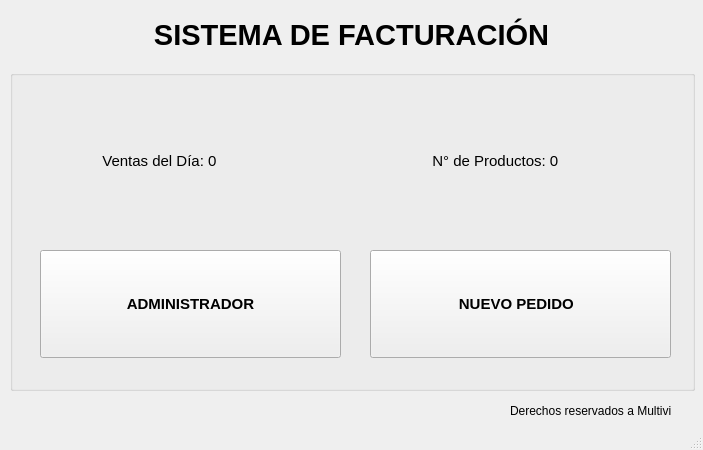
<?xml version="1.0" encoding="UTF-8"?>
<ui version="4.0">
 <class>MainWindow</class>
 <widget class="QMainWindow" name="MainWindow">
  <property name="geometry">
   <rect>
    <x>0</x>
    <y>0</y>
    <width>703</width>
    <height>450</height>
   </rect>
  </property>
  <property name="minimumSize">
   <size>
    <width>703</width>
    <height>450</height>
   </size>
  </property>
  <property name="maximumSize">
   <size>
    <width>703</width>
    <height>450</height>
   </size>
  </property>
  <property name="windowTitle">
   <string>SISTEMA DE FACTURACIÓN</string>
  </property>
  <property name="windowIcon">
   <iconset>
    <normaloff>img/factura.png</normaloff>img/factura.png</iconset>
  </property>
  <property name="unifiedTitleAndToolBarOnMac">
   <bool>false</bool>
  </property>
  <widget class="QWidget" name="centralwidget">
   <widget class="QGroupBox" name="groupBox">
    <property name="geometry">
     <rect>
      <x>10</x>
      <y>70</y>
      <width>685</width>
      <height>321</height>
     </rect>
    </property>
    <property name="font">
     <font>
      <pointsize>11</pointsize>
      <weight>75</weight>
      <bold>true</bold>
     </font>
    </property>
    <property name="title">
     <string/>
    </property>
    <widget class="QLabel" name="label_3">
     <property name="geometry">
      <rect>
       <x>20</x>
       <y>50</y>
       <width>71</width>
       <height>71</height>
      </rect>
     </property>
     <property name="text">
      <string/>
     </property>
     <property name="pixmap">
      <pixmap>img/carrito.png</pixmap>
     </property>
     <property name="scaledContents">
      <bool>true</bool>
     </property>
    </widget>
    <widget class="QLabel" name="label_4">
     <property name="geometry">
      <rect>
       <x>350</x>
       <y>50</y>
       <width>71</width>
       <height>71</height>
      </rect>
     </property>
     <property name="text">
      <string/>
     </property>
     <property name="pixmap">
      <pixmap>img/prod.png</pixmap>
     </property>
     <property name="scaledContents">
      <bool>true</bool>
     </property>
    </widget>
    <widget class="QLabel" name="lb_vr">
     <property name="geometry">
      <rect>
       <x>30</x>
       <y>40</y>
       <width>301</width>
       <height>101</height>
      </rect>
     </property>
     <property name="font">
      <font>
       <pointsize>11</pointsize>
       <weight>50</weight>
       <bold>false</bold>
      </font>
     </property>
     <property name="text">
      <string>               Ventas del Día: 0</string>
     </property>
    </widget>
    <widget class="QLabel" name="lb_p">
     <property name="geometry">
      <rect>
       <x>360</x>
       <y>40</y>
       <width>301</width>
       <height>101</height>
      </rect>
     </property>
     <property name="font">
      <font>
       <pointsize>11</pointsize>
       <weight>50</weight>
       <bold>false</bold>
      </font>
     </property>
     <property name="text">
      <string>               N° de Productos: 0</string>
     </property>
    </widget>
    <widget class="QPushButton" name="btn_admi">
     <property name="geometry">
      <rect>
       <x>30</x>
       <y>180</y>
       <width>301</width>
       <height>108</height>
      </rect>
     </property>
     <property name="font">
      <font>
       <pointsize>11</pointsize>
      </font>
     </property>
     <property name="cursor">
      <cursorShape>PointingHandCursor</cursorShape>
     </property>
     <property name="text">
      <string>ADMINISTRADOR</string>
     </property>
     <property name="icon">
      <iconset>
       <normaloff>icons/admin.png</normaloff>icons/admin.png</iconset>
     </property>
     <property name="iconSize">
      <size>
       <width>100</width>
       <height>100</height>
      </size>
     </property>
     <property name="checkable">
      <bool>false</bool>
     </property>
    </widget>
    <widget class="QPushButton" name="btn_pedido">
     <property name="geometry">
      <rect>
       <x>360</x>
       <y>180</y>
       <width>301</width>
       <height>108</height>
      </rect>
     </property>
     <property name="font">
      <font>
       <pointsize>11</pointsize>
      </font>
     </property>
     <property name="cursor">
      <cursorShape>PointingHandCursor</cursorShape>
     </property>
     <property name="text">
      <string>NUEVO PEDIDO  </string>
     </property>
     <property name="icon">
      <iconset>
       <normaloff>img/pedido.png</normaloff>img/pedido.png</iconset>
     </property>
     <property name="iconSize">
      <size>
       <width>100</width>
       <height>100</height>
      </size>
     </property>
    </widget>
    <zorder>lb_p</zorder>
    <zorder>label_4</zorder>
    <zorder>lb_vr</zorder>
    <zorder>label_3</zorder>
    <zorder>btn_admi</zorder>
    <zorder>btn_pedido</zorder>
   </widget>
   <widget class="QLabel" name="lb_titulo">
    <property name="geometry">
     <rect>
      <x>-4</x>
      <y>-1</y>
      <width>711</width>
      <height>71</height>
     </rect>
    </property>
    <property name="font">
     <font>
      <pointsize>22</pointsize>
      <weight>75</weight>
      <bold>true</bold>
     </font>
    </property>
    <property name="text">
     <string>SISTEMA DE FACTURACIÓN</string>
    </property>
    <property name="alignment">
     <set>Qt::AlignCenter</set>
    </property>
   </widget>
   <widget class="QLabel" name="label">
    <property name="geometry">
     <rect>
      <x>510</x>
      <y>400</y>
      <width>161</width>
      <height>21</height>
     </rect>
    </property>
    <property name="text">
     <string>Derechos reservados a Multiviral</string>
    </property>
   </widget>
   <widget class="QLabel" name="label_2">
    <property name="geometry">
     <rect>
      <x>670</x>
      <y>400</y>
      <width>21</width>
      <height>21</height>
     </rect>
    </property>
    <property name="text">
     <string/>
    </property>
    <property name="pixmap">
     <pixmap>img/logo_multiviral.png</pixmap>
    </property>
    <property name="scaledContents">
     <bool>true</bool>
    </property>
   </widget>
  </widget>
  <widget class="QStatusBar" name="statusbar"/>
 </widget>
 <resources/>
 <connections/>
</ui>
